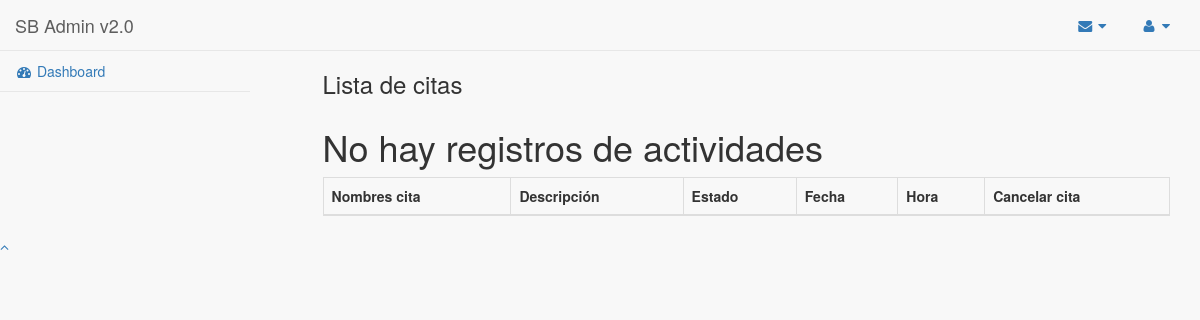
The app's page /appointment/list_appointment_medic/, older data.
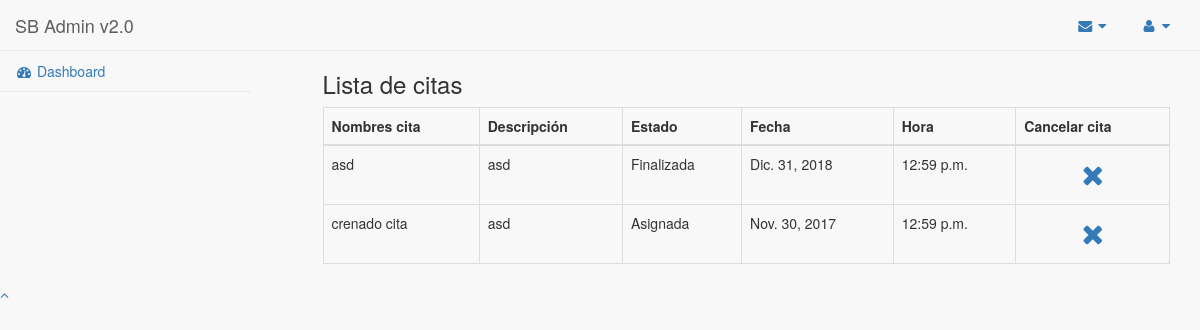
The same page, newer data.
### apps/users/models.py (models this page shows, shortened)
class AppointmentHistory(models.Model):
    first = models.ForeignKey('Appointment', blank=True, null=True, related_name='first_appointmet')
    control = models.ForeignKey('Appointment', blank=True, null=True, related_name='control_appointment')

class Appointment(models.Model):
    name = models.CharField(max_length=30)
    descrip = models.TextField(blank=True, null=True)
    state = models.ForeignKey('AppointmentState', blank=True, null=True)
    date = models.DateField(blank=True, null=True)
    time  = models.TimeField(blank=True, null =True)
    medic = models.ForeignKey('Users', blank=True, null=True,related_name='medic')
    patient = models.ForeignKey('Users', blank=True, null=True,related_name='patient')
    first = models.NullBooleanField()

class AppointmentState(models.Model):
    descrip = models.CharField(max_length=30)
    class Meta:
        db_table = 'estado_actividad'
    def __unicode__(self):
        return self.descrip

### apps/appointment/views.py (the view)
class ListAppointmentMedic(ListView):
    model = AppointmentHistory
    template_name = 'appointment/list_appointment_medic.html'
    context_object_name = 'ListAppointmentMedic'
    def dispatch(self, *args, **kwargs):
        return super(ListAppointmentMedic, self).dispatch(*args, **kwargs)
    def get_queryset(self):
        queryset = AppointmentHistory.objects.filter(control__medic = self.request.user.id)
        return queryset

### templates/appointment/list_appointment_medic.html (shortened to what this page needs)
{% extends "base/base.html" %}
{% block content %}
<div class = "container">
  <div class = "row">
   <div class="col-md-3"></div>
          <div class = "col-md-9">
            <h3>Lista de citas</h3>
          <div class="table-responsive">
            <table class="table table-bordered table-hover" id="dataTables" width="100%" cellspacing="0">
              <thead>
                <tr>
                  <th >Nombres cita</th>
                  <th >Descripción</th>
                  <th >Estado</th>
                  <th >Fecha</th>
                  <th >Hora</th>
                  <th >Cancelar cita</th>
                </tr>
              </thead>
              <tbody>
              {% if ListAppointmentMedic %}
              {% for appointment in ListAppointmentMedic %}
              <tr  >
                <td>{{ appointment.first.name }} {{ appointment.patient.last_name }} </td>
                <td>{{ appointment.first.descrip }}</td>
                <td>{{ appointment.first.state }}</td>
                <td>{{ appointment.first.date }}</td>
                <td>{{ appointment.first.time }}</td>
                <td class="text-center">
                        <a onclick="confirmation('{{ appointment.first.name }} ',{{ appointment.first.id }}  );" class="btn">
                            <span class="fa fa-remove fa-2x"></span>
                        </a>
                 </td>
              </tr>
              {% endfor %}
              {% else %}
              <h1>No hay registros de actividades</h1>
              {% endif %}
            </tbody>
            </table>
          </div>
     </div>
     </div>
</div>
{% endblock %}

Row changes from the older to the newer data that the page shows:
added AppointmentHistory: first.name "asd", first.descrip "asd", first.state "Finalizada", first "Dic. 31, 2018", first.time "12:59 p.m."
added AppointmentHistory: first.name "crenado cita", first.descrip "asd", first.state "Asignada", first "Nov. 30, 2017", first.time "12:59 p.m."
Text that changed along with them:
text no longer shown: "No hay registros de actividades"
